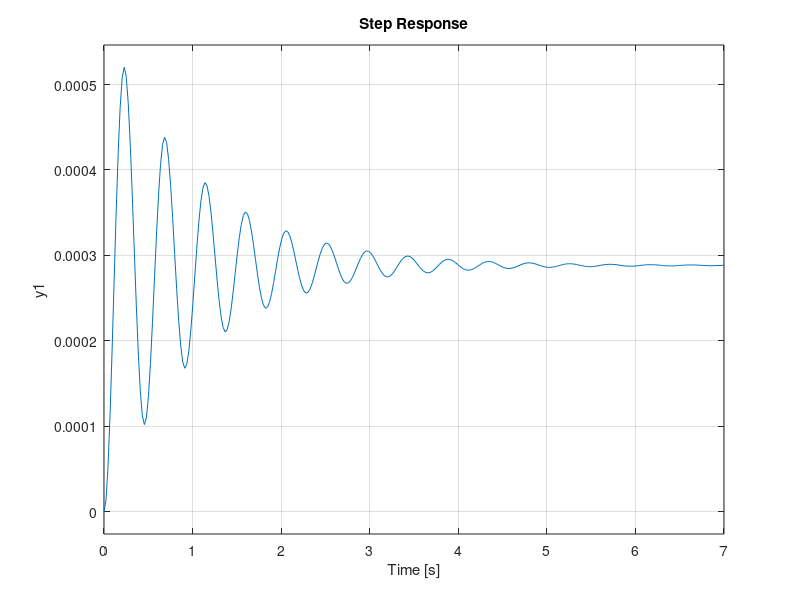
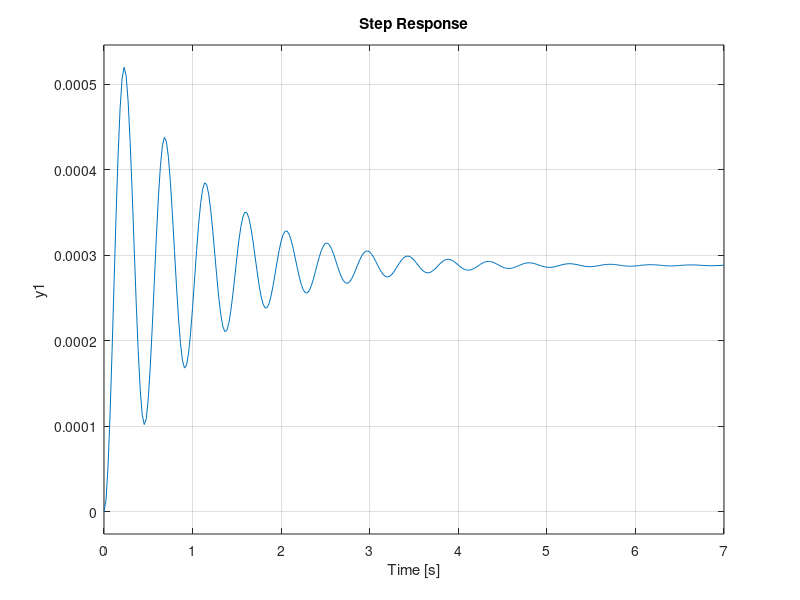
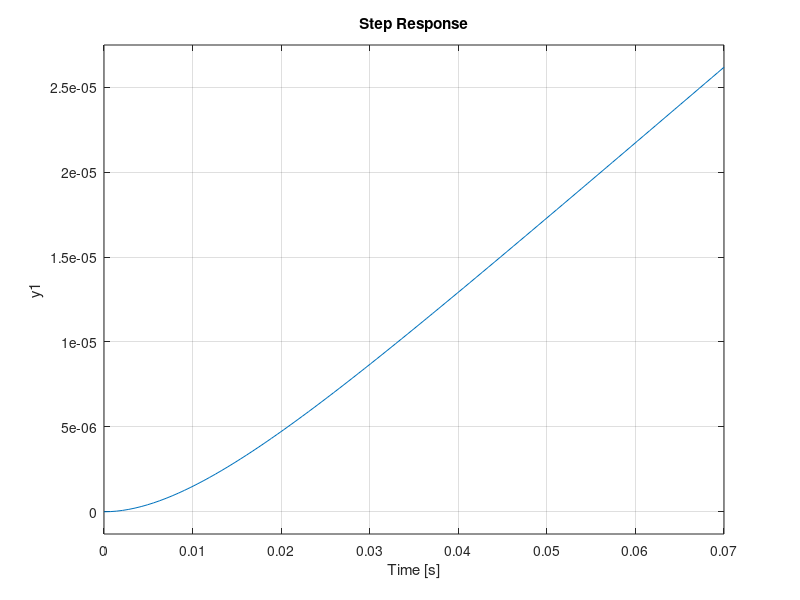
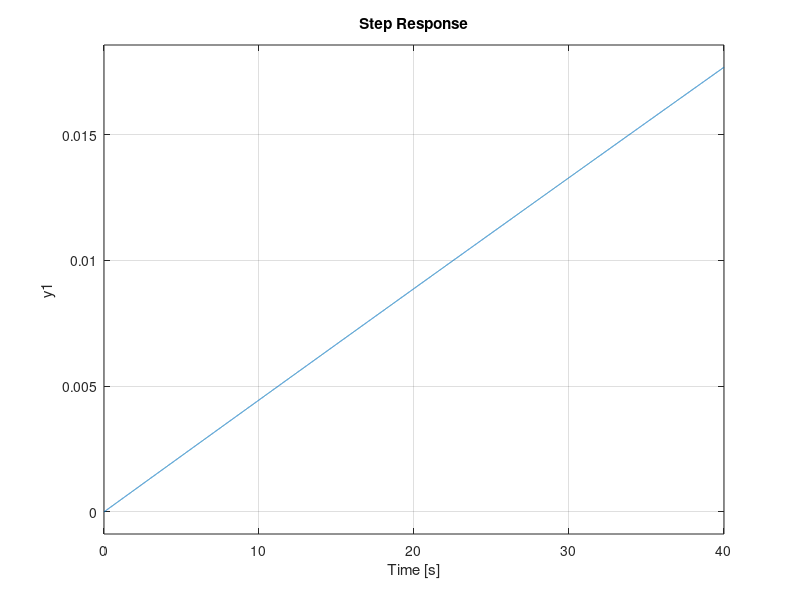

MATLAB code for these plots, in order:
%Limpia espacio de trabajo
close all
s = tf('s');

%Valores de las constantes
Jp = 0.0023255;
Jy = 0.0023255;
Kp = 0.00038;
Ky = 0.00038;
rp = 0.335;
ry = 0.24;
up = 0.01325;
uy = 0.8513;
Fg = 9.81;
lcm = 0.045;

% -----------------------------------------------------------------------------
%                           ESCALÓN UNITARIO
% -----------------------------------------------------------------------------

% H(s) para el pitch
Hp = (rp*Kp/Jp)/(s^2+s*up*rp/Jp+Fg*lcm/Jp);
figure("name","Respuesta del Pitch ante escalón unitario")
step(Hp);
figure("name","Respuesta del Pitch ante escalón con realimentación unitaria")
step(feedback(Hp,1));


% H(s) para el yaw
Hy = (ry*Ky/Jy)/(s^2+s*uy*ry/Jy);
figure("name","Respuesta del Yaw ante escalón unitario")
step(Hy);
figure("name","Respuesta del Yaw ante escalón con realimentación unitaria")
step(feedback(Hy,1));

% -----------------------------------------------------------------------------
%                           IMPULSO UNITARIO
% -----------------------------------------------------------------------------

% H(s) para el pitch
Hp = (rp*Kp/Jp)/(s^2+s*up*rp/Jp+Fg*lcm/Jp);
figure("name","Respuesta del Pitch ante impulso unitario")
impulse(Hp);
figure("name","Respuesta del Pitch ante impulso con realimentación unitaria")
impulse(feedback(Hp,1));


% H(s) para el yaw
Hy = (ry*Ky/Jy)/(s^2+s*uy*ry/Jy);
figure("name","Respuesta del Yaw ante impulso unitario")
impulse(Hy);
figure("name","Respuesta del Yaw ante impulso con realimentación unitaria")
impulse(feedback(Hy,1));
